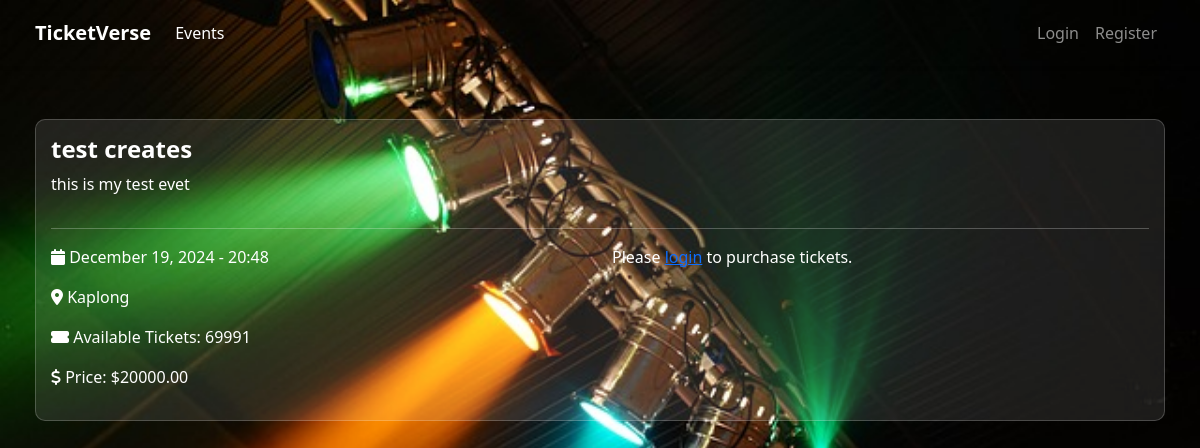
The app's page /event/3/ with its own data.
### events/models.py (models this page shows, shortened)
class Event(models.Model):
    title = models.CharField(max_length=200)
    description = models.TextField()
    date = models.DateTimeField()
    venue = models.CharField(max_length=200)
    capacity = models.PositiveIntegerField()
    price = models.DecimalField(max_digits=10, decimal_places=2)
    created_by = models.ForeignKey(User, on_delete=models.CASCADE)
    created_at = models.DateTimeField(auto_now_add=True)
    updated_at = models.DateTimeField(auto_now=True)
    @property
    def available_tickets(self):
        sold_tickets = self.ticket_set.filter(is_cancelled=False).count()
        return self.capacity - sold_tickets

### events/views.py (the view)
# urls.py: path('event/<int:pk>/', views.EventDetailView.as_view(), name='event-detail'),
class EventDetailView(DetailView):
    model = Event
    template_name = 'events/event_detail.html'
    def get_context_data(self, **kwargs):
        context = super().get_context_data(**kwargs)
        if self.request.user.is_authenticated:
            context['ticket_form'] = TicketPurchaseForm()
        return context

### templates/events/event_detail.html
{% extends "base.html" %}
{% block content %}
<div class="card">
    <div class="card-body">
        <h2 class="card-title">{{ event.title }}</h2>
        <p class="card-text">{{ event.description }}</p>
        <hr>
        <div class="row">
            <div class="col-md-6">
                <p><i class="fas fa-calendar"></i> {{ event.date|date:"F d, Y - H:i" }}</p>
                <p><i class="fas fa-map-marker-alt"></i> {{ event.venue }}</p>
                <p><i class="fas fa-ticket-alt"></i> Available Tickets: {{ event.available_tickets }}</p>
                <p><i class="fas fa-dollar-sign"></i> Price: ${{ event.price }}</p>
            </div>
            <div class="col-md-6">
                {% if user.is_authenticated and event.available_tickets > 0 %}
                    <form method="POST" action="{% url 'purchase-ticket' event.pk %}">
                        {% csrf_token %}
                        {{ ticket_form.as_p }}
                        <button type="submit" class="btn btn-success">
                            <i class="fas fa-shopping-cart"></i> Purchase Ticket
                        </button>
                    </form>
                {% elif not user.is_authenticated %}
                    <p>Please <a href="{% url 'login' %}">login</a> to purchase tickets.</p>
                {% else %}
                    <p class="text-danger">Sorry, this event is sold out!</p>
                {% endif %}
            </div>
        </div>
    </div>
</div>
{% endblock content %}

### static/css/styles.css (style rules this page uses)
body { background: url('/static/images/background.jpg') no-repeat center center fixed; background-size: cover; color: #fff; }
.card { border-radius: 10px; background: rgba(255, 255, 255, 0.1); color: #fff; border: 1px solid rgba(255, 255, 255, 0.2); }
.card-title { font-size: 1.5rem; font-weight: bold; }
.card-text { font-size: 1rem; }
.card-body { padding: 15px; display: flex; flex-direction: column; justify-content: space-between; }

### records on screen
Event: title "test creates", description "this is my test evet", date "December 19, 2024 - 20:48", venue "Kaplong", available_tickets "69991", price "20000.00"
